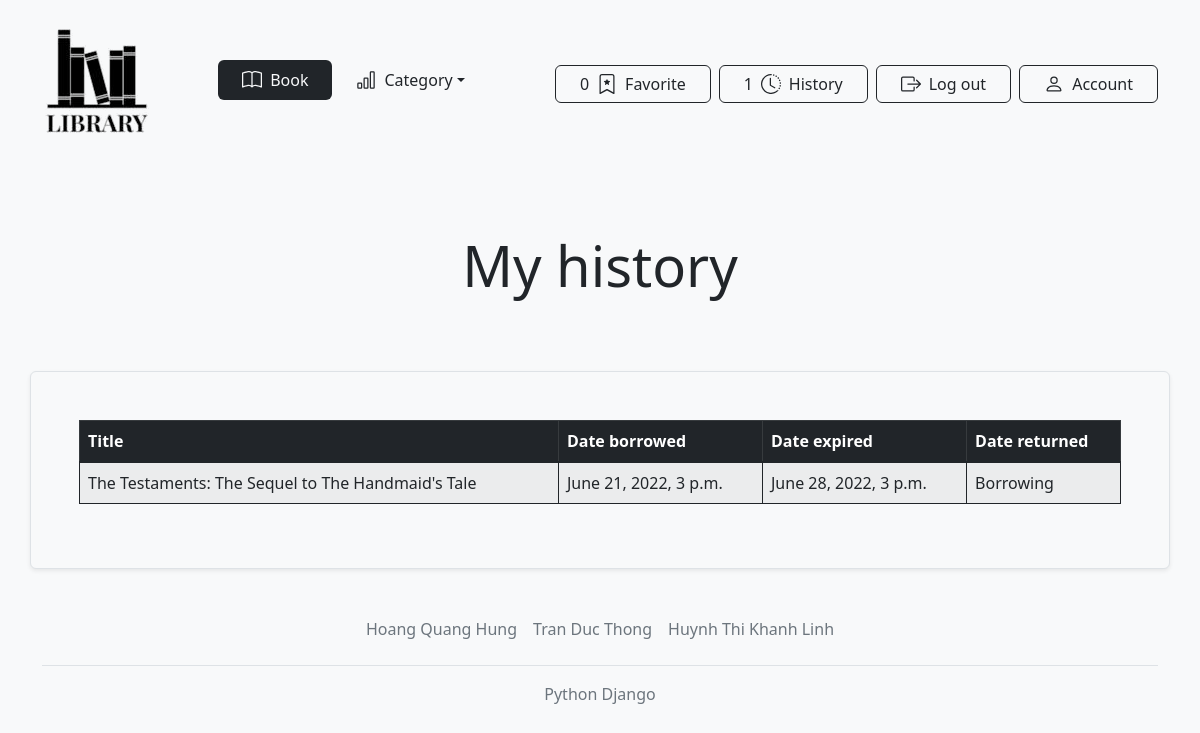
Before: /history/ (signed in) with the older database file.
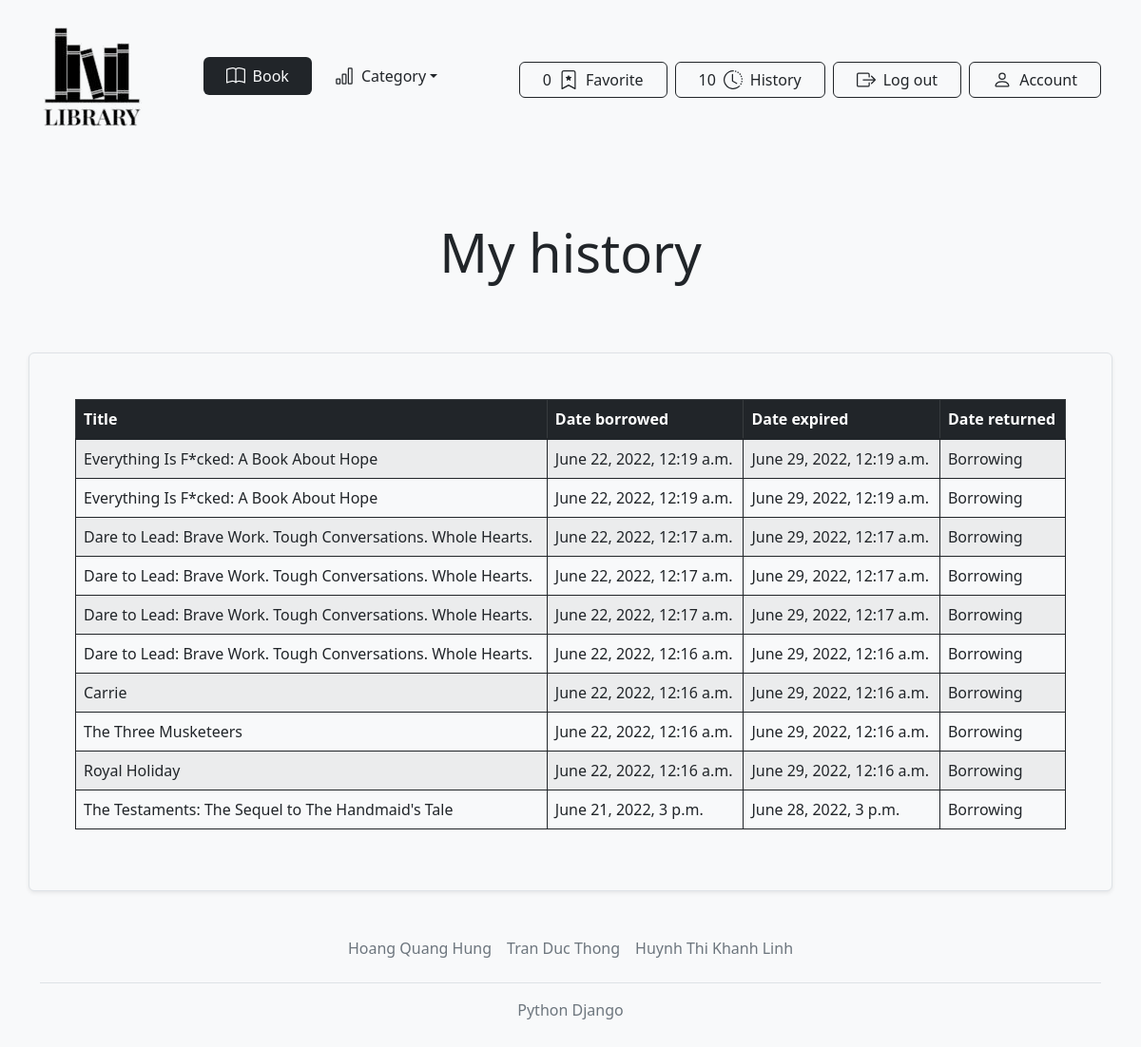
After: the same page with the newer database file.
### books/models.py (models this page shows, shortened)
class History(models.Model):
    user = models.ForeignKey(User, on_delete=models.CASCADE)
    book = models.ForeignKey(Book, on_delete=models.CASCADE)
    date_borrowed = models.DateTimeField(auto_now_add=True)
    date_expired = models.DateTimeField()
    date_returned = models.DateTimeField(blank=True, null=True)
    class Meta:
        verbose_name_plural = 'histories'
        ordering = ('-date_borrowed',)

class Book(models.Model):
    category = models.ForeignKey(Category, related_name='book_category', on_delete=models.CASCADE)
    title = models.CharField(max_length=255)
    author = models.CharField(max_length=255)
    description = models.TextField(blank=True)
    image_url = models.URLField(blank=True, default='https://hips.hearstapps.com/hmg-prod/images/old-books-arranged-on-shelf-royalty-free-image-1572384534.jpg?crop=0.668xw:1.00xh;0,0&resize=2048:*')
    slug = models.SlugField(max_length=255, unique=True)
    quantity = models.IntegerField(default=1)
    favourite = models.ManyToManyField(
        'auth.User',
        related_name='favourite_books',
        blank=True
    )
    created_at = models.DateTimeField(auto_now_add=True)
    updated_at = models.DateTimeField(auto_now=True)
    class Meta:
        verbose_name_plural = 'books'
        ordering = ('-created_at',)

### books/views.py (the view, shortened to what this page needs)
# urls.py: path('history/', views.history_of_user, name='history_of_user'),
@login_required(login_url='/auth/login')
def history_of_user(request):
    history = History.objects.filter(user=request.user)
    history_quantity = history.count()
    context = {
        'history': history,
        'history_quantity': history_quantity
    }
    return render(request, 'library/history/index.html', context)

### books/context_processors.py (called while the page is built)
def categories(request):
    return {
        'categories': Category.objects.all()
    }

### books/models.py (called while the page is built)
    def get_absolute_url(self):
        return reverse('books:book_filter_by_category', args=[self.slug])

### library/templatetags/tags.py (called while the page is built)
@register.simple_tag
def favourite_quantity(request):
    return request.user.favourite_books.all().count()

@register.simple_tag
def history_quantity(request):
    return History.objects.filter(user=request.user).count()

### templates/library/history/index.html (shortened to what this page needs)
{% extends '../base.html' %}
{% load static %}
{% block content %}
    <div class="position-relative overflow-hidden p-3 p-md-5 m-md-3 text-center bg-light">
        <h1 class="display-4 fw-normal">My history</h1>
    </div>
    <div class="container bg-light border rounded shadow-sm p-5">
        <table class="table table-bordered border-dark table-striped table-hover">
            <thead class="table-dark">
                <tr>
                    <th scope="col">Title</th>
                    <th scope="col">Date borrowed</th>
                    <th scope="col">Date expired</th>
                    <th scope="col">Date returned</th>
                </tr>
            </thead>
            <tbody class="table-group-divider">
                {% for item in history %}
                {% with book=item.book %}
                <tr>
                    <td>{{ book.title }}</td>
                    <td>{{ item.date_borrowed }}</td>
                    <td>{{ item.date_expired }}</td>
                    <td>{% if item.date_returned %}{{ item.date_returned }}{% else %}Borrowing{% endif %}</td>
                </tr>
                {% endwith %}
                {% endfor %}
            </tbody>
        </table>
    </div>
{% endblock %}

### templates/library/base.html (shortened to what this page needs)
{% load static %}
{% load tags %}
<!DOCTYPE html>
<html>
<head>
    <link href="https://cdn.jsdelivr.net/npm/bootstrap@5.2.0-beta1/dist/css/bootstrap.min.css" rel="stylesheet">
</head>
<body class="bg-light">
    <div class="container">
        <header class="d-flex flex-wrap flex-column flex-xl-row align-items-center justify-content-between py-4">
            <a href="/" class="text-decoration-none mb-sm-2">
                <img src="{% static 'images/logo.png' %}" />
            </a>
            <ul class="nav justify-content-center mb-sm-2">
                <li>
                    <a href="/books" class="nav-link px-4 link-light bg-dark rounded d-flex align-items-center gap-2">
                        <span>Book</span>
                    </a>
                </li>
                <li class="dropdown px-4 d-flex align-items-center gap-2">
                    <a class="nav-link dropdown-toggle text-dark px-0" href="#" id="dropdown01" data-bs-toggle="dropdown" aria-expanded="false">Category</a>
                </li>
            </ul>
            <div class="d-flex gap-2">
                <a href="{% url "books:favourite_all" %}" class="text-decoration-none">
                    <button type="button" class="btn btn-outline-dark d-flex align-items-center gap-2 mx-0 px-4">
                        <span id="favourite_quantity">
                            {% favourite_quantity request %}
                        </span>
                        <span class="d-none d-xl-block">Favorite</span>
                    </button>
                </a>
                <a href="{% url "books:history_of_user" %}" class="text-decoration-none">
                    <button type="button" class="btn btn-outline-dark d-flex align-items-center gap-2 mx-0 px-4">
                        <span id="history_quantity">
                            {% history_quantity request %}
                        </span>
                        <span class="d-none d-xl-block">History</span>
                    </button>
                </a>
                <a href="{% url 'user_auth:logout' %}" class="text-decoration-none">
                    <button type="button" class="btn btn-outline-dark d-flex align-items-center gap-2 mx-0 px-4">
                        <span class="d-none d-xl-block">Log out</span>
                    </button>
                </a>
                <a href="{% url 'user_auth:edit' %}" class="text-decoration-none">
                    <button type="button" class="btn btn-outline-dark d-flex align-items-center gap-2 mx-0 px-4">
                        <span class="d-none d-xl-block">Account</span>
                    </button>
                </a>
            </div>
        </header>
    </div>
    <div id="content">{% block content %} {% endblock %}</div>
    <div class="container">
        <footer class="py-3 my-4">
            <ul class="nav justify-content-center border-bottom pb-3 mb-3">
                <li class="nav-item"><a href="#" class="nav-link px-2 text-muted">Hoang Quang Hung</a></li>
                <li class="nav-item"><a href="#" class="nav-link px-2 text-muted">Tran Duc Thong</a></li>
                <li class="nav-item"><a href="#" class="nav-link px-2 text-muted">Huynh Thi Khanh Linh</a></li>
            </ul>
            <p class="text-center text-muted">Python Django</p>
        </footer>
    </div>
</body>
</html>

Changed rows visible on the page:
added History: book "Everything Is F*cked: A Book About Hope", date_borrowed "June 22, 2022, 12:19 a.m.", date_expired "June 29, 2022, 12:19 a.m.", shows "Borrowing"
added History: book "Everything Is F*cked: A Book About Hope", date_borrowed "June 22, 2022, 12:19 a.m.", date_expired "June 29, 2022, 12:19 a.m.", shows "Borrowing"
added History: book "Dare to Lead: Brave Work. Tough Conversations. Whole Hearts.", date_borrowed "June 22, 2022, 12:17 a.m.", date_expired "June 29, 2022, 12:17 a.m.", shows "Borrowing"
added History: book "Dare to Lead: Brave Work. Tough Conversations. Whole Hearts.", date_borrowed "June 22, 2022, 12:17 a.m.", date_expired "June 29, 2022, 12:17 a.m.", shows "Borrowing"
added History: book "Dare to Lead: Brave Work. Tough Conversations. Whole Hearts.", date_borrowed "June 22, 2022, 12:17 a.m.", date_expired "June 29, 2022, 12:17 a.m.", shows "Borrowing"
added History: book "Dare to Lead: Brave Work. Tough Conversations. Whole Hearts.", date_borrowed "June 22, 2022, 12:16 a.m.", date_expired "June 29, 2022, 12:16 a.m.", shows "Borrowing"
added History: book "Carrie", date_borrowed "June 22, 2022, 12:16 a.m.", date_expired "June 29, 2022, 12:16 a.m.", shows "Borrowing"
added History: book "The Three Musketeers", date_borrowed "June 22, 2022, 12:16 a.m.", date_expired "June 29, 2022, 12:16 a.m.", shows "Borrowing"
added History: book "Royal Holiday", date_borrowed "June 22, 2022, 12:16 a.m.", date_expired "June 29, 2022, 12:16 a.m.", shows "Borrowing"
Other visible differences:
text no longer shown: "1"
text now shown: "10"
